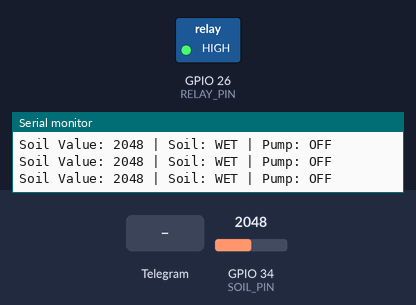
Bench run of a sketch on a simulated ESP32. Shown: switched loads named in the sketch (green lamp = pin HIGH), the last lines printed to the serial monitor. The test bench sets the inputs (shaded band); at power-on: GPIO 34 (SOIL_PIN) = 2048. WiFi joins after 1.5 s; servers stay silent unless stated.

Above: at 3.0 s.
3.1 s: GPIO 34 (SOIL_PIN) set to 2433
4.6 s: GPIO 34 (SOIL_PIN) set to 2574
6.6 s: Telegram message "/on" received
At 8.1 s:
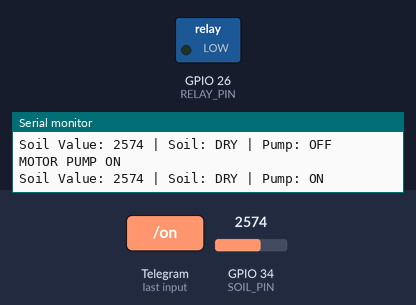
8.8 s: Telegram message "/off" received
At 9.7 s:
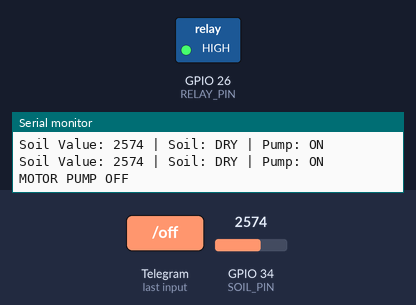
Timing chart, 0 to 11.7 s (numbered marks = the images above; inputs shaded):
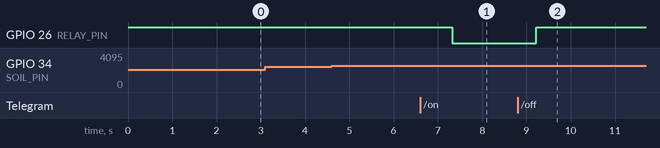

Measured:
- after the input at 6.6 s, GPIO 26 (RELAY_PIN): HIGH → LOW after 0.72 s
- after the input at 8.8 s, GPIO 26 (RELAY_PIN): LOW → HIGH after 0.42 s

The sketch:

smart_irrigation.ino
```cpp
#include <WiFi.h>
#include <WiFiClientSecure.h>
#include <UniversalTelegramBot.h>

// =================================
// WIFI DETAILS
// =================================

const char* ssid = "PK";
const char* password = "244466666";

// Telegram details
#define BOT_TOKEN "9238638826:AAFletb1yHo-MPoT2g0B1cAkai-A_hpkAjQ"
#define CHAT_ID "1160527711"

// =================================
// PIN CONFIGURATION
// =================================

#define SOIL_PIN 34
#define RELAY_PIN 26

// =================================
// SOIL THRESHOLD
// =================================

int dryThreshold = 2500;

// =================================
// RELAY CONFIGURATION
// =================================

// Active LOW relay
#define RELAY_ON LOW
#define RELAY_OFF HIGH

// =================================
// TELEGRAM OBJECT
// =================================

WiFiClientSecure client;
UniversalTelegramBot bot(BOT_TOKEN, client);

// =================================
// VARIABLES
// =================================

bool pumpState = false;
bool previousDryState = false;

unsigned long lastCheck = 0;

const unsigned long checkInterval = 1000;

// =================================
// MOTOR CONTROL FUNCTIONS
// =================================

void pumpON() {

  digitalWrite(RELAY_PIN, RELAY_ON);
  pumpState = true;

  Serial.println("MOTOR PUMP ON");
}

void pumpOFF() {

  digitalWrite(RELAY_PIN, RELAY_OFF);
  pumpState = false;

  Serial.println("MOTOR PUMP OFF");
}

// =================================
// SETUP
// =================================

void setup() {

  Serial.begin(115200);

  pinMode(SOIL_PIN, INPUT);
  pinMode(RELAY_PIN, OUTPUT);

  // Initially motor OFF
  pumpOFF();

  // Connect WiFi
  WiFi.begin(ssid, password);

  Serial.print("Connecting to WiFi");

  while (WiFi.status() != WL_CONNECTED) {

    delay(500);
    Serial.print(".");
  }

  Serial.println("\nWiFi Connected!");

  client.setInsecure();

  // Startup Telegram message
  bot.sendMessage(
    CHAT_ID,
    "🌱 Smart Irrigation System Started!\n\n"
    "Motor Pump: OFF\n\n"
    "Available Commands:\n"
    "/on - Turn ON Pump\n"
    "/off - Turn OFF Pump\n"
    "/status - Check Status",
    ""
  );
}

// =================================
// MAIN LOOP
// =================================

void loop() {

  // Read soil sensor
  int soilValue = analogRead(SOIL_PIN);

  bool soilIsDry = (soilValue > dryThreshold);

  // Serial Monitor
  Serial.print("Soil Value: ");
  Serial.print(soilValue);

  Serial.print(" | Soil: ");
  Serial.print(soilIsDry ? "DRY" : "WET");

  Serial.print(" | Pump: ");
  Serial.println(pumpState ? "ON" : "OFF");

  // =================================
  // DRY SOIL NOTIFICATION
  // =================================

  if (soilIsDry && !previousDryState) {

    bot.sendMessage(
      CHAT_ID,
      "⚠️ Soil is Dry!\n"
      "Please turn ON the motor pump.",
      ""
    );

    Serial.println("Dry soil notification sent!");
  }

  // =================================
  // WET SOIL AUTOMATIC PUMP OFF
  // =================================

  if (!soilIsDry && previousDryState) {

    if (pumpState) {

      pumpOFF();

      bot.sendMessage(
        CHAT_ID,
        "✅ Soil is Wet!\n"
        "Motor pump automatically turned OFF.",
        ""
      );
    }
    else {

      bot.sendMessage(
        CHAT_ID,
        "✅ Soil is Wet!\n"
        "No need to turn ON the motor pump.",
        ""
      );
    }

    Serial.println("Wet soil detected!");
  }

  previousDryState = soilIsDry;

  // =================================
  // TELEGRAM COMMANDS
  // =================================

  if (millis() - lastCheck >= checkInterval) {

    int messages = bot.getUpdates(
      bot.last_message_received + 1
    );

    while (messages) {

      for (int i = 0; i < messages; i++) {

        String chat_id = bot.messages[i].chat_id;
        String message = bot.messages[i].text;

        // Security: Allow only configured chat
        if (chat_id != CHAT_ID) {
          continue;
        }

        // =================================
        // MOTOR ON COMMAND
        // =================================

        if (message == "/on") {

          int currentSoil = analogRead(SOIL_PIN);

          if (currentSoil > dryThreshold) {

            pumpON();

            bot.sendMessage(
              CHAT_ID,
              "💧 Motor Pump turned ON!\n"
              "Soil is Dry.",
              ""
            );
          }
          else {

            pumpOFF();

            bot.sendMessage(
              CHAT_ID,
              "⚠️ Soil is Wet!\n"
              "Motor pump cannot be turned ON.",
              ""
            );
          }
        }

        // =================================
        // MOTOR OFF COMMAND
        // =================================

        else if (message == "/off") {

          pumpOFF();

          bot.sendMessage(
            CHAT_ID,
            "🛑 Motor Pump turned OFF manually.",
            ""
          );
        }

        // =================================
        // STATUS COMMAND
        // =================================

        else if (message == "/status") {

          int currentSoil = analogRead(SOIL_PIN);

          bool currentDry =
            (currentSoil > dryThreshold);

          String status = "🌱 IRRIGATION STATUS\n\n";

          status += "Soil Value: ";
          status += String(currentSoil);
          status += "\n";

          status += currentDry ?
            "Soil: DRY\n" :
            "Soil: WET\n";

          status += pumpState ?
            "Motor Pump: ON" :
            "Motor Pump: OFF";

          bot.sendMessage(
            CHAT_ID,
            status,
            ""
          );
        }

      }

      messages = bot.getUpdates(
        bot.last_message_received + 1
      );
    }

    lastCheck = millis();
  }

  delay(100);
}
```
